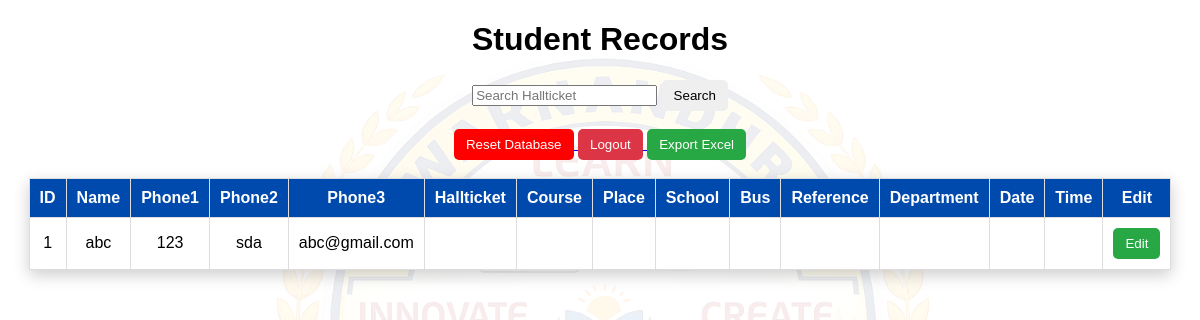
The app's page /dashboard (signed in), older data.
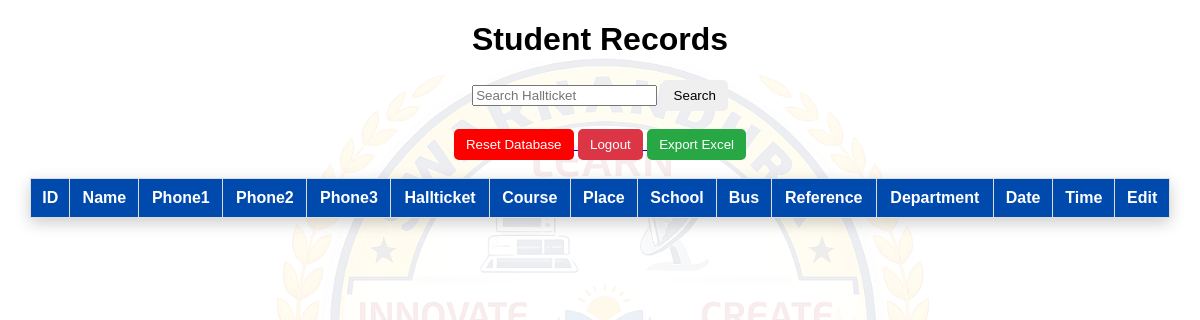
The same page, newer data.
### tables this page shows
CREATE TABLE students (
            id INTEGER PRIMARY KEY AUTOINCREMENT,
            name TEXT,
            phone1 TEXT,
            phone2 TEXT,
            course TEXT,
            place TEXT,
            school TEXT,
            busnumber TEXT,
            reference TEXT,
            date TEXT,
            time TEXT
        );

### app.py (the view)
@app.route("/dashboard")
def dashboard():
    if "admin" not in session:
        return redirect("/admin-login")
    conn = get_db()
    cursor = conn.cursor()
    cursor.execute("SELECT * FROM students ORDER BY id DESC")
    students = cursor.fetchall()
    conn.close()
    return render_template("admin.html", students=students)

### app.py (called while the page is built)
def get_db():
    if DB_TYPE == "postgres":
        conn = psycopg2.connect(DATABASE_URL)
    else:
        conn = sqlite3.connect("students.db")
    return conn

### templates/admin.html (shortened to what this page needs)
<!DOCTYPE html>
<html>
<head>
</head>
<body>
<h1>Student Records</h1>
<form method="GET" action="/dashboard">
<input type="text" name="search" placeholder="Search Hallticket">
<button type="submit">Search</button>
</form>
<br>
<a href="/reset-db">
<button style="background:red;color:white;">Reset Database</button>
</a>
<a href="/logout">
<button class="logout">Logout</button>
</a>
<a href="/export">
<button class="export">Export Excel</button>
</a>
<br><br>
<table>
<tr>
<th>ID</th>
<th>Name</th>
<th>Phone1</th>
<th>Phone2</th>
<th>Phone3</th>
<th>Hallticket</th>
<th>Course</th>
<th>Place</th>
<th>School</th>
<th>Bus</th>
<th>Reference</th>
<th>Department</th>
<th>Date</th>
<th>Time</th>
<th>Edit</th>
</tr>
<tbody>
{% for student in students %}
<tr>
<td>{{student[0]}}</td>
<td>{{student[1]}}</td>
<td>{{student[2]}}</td>
<td>{{student[3]}}</td>
<td>{{student[4]}}</td>
<td>{{student[5]}}</td>
<td>{{student[6]}}</td>
<td>{{student[7]}}</td>
<td>{{student[8]}}</td>
<td>{{student[9]}}</td>
<td>{{student[10]}}</td>
<td>{{student[11]}}</td>
<td>{{student[12]}}</td>
<td>{{student[13]}}</td>
<td>
<a href="/edit/{{student[0]}}">
<button class="edit">Edit</button>
</a>
</td>
</tr>
{% endfor %}
</tbody>
</table>
</body>
</html>

Row changes from the older to the newer data that the page shows:
removed students: id "1", name "abc", roll "123", course "sda", email "abc@gmail.com"
